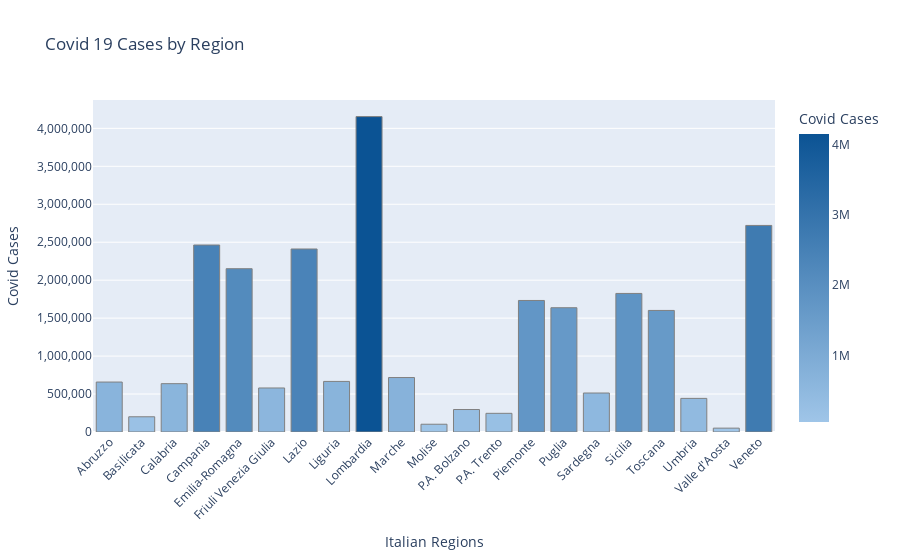

The code cell stored with this chart in its notebook:
### Code cell
# add data, set style, and figure size
fig = px.bar(df2, x='reg_name', y='total_cases', title='Covid 19 Cases by Region',
            # Change colors using color_discrete_sequence
            color='total_cases', color_continuous_scale=['#9FC5E8', '#0b5394'],
            # set labels names
            labels={'reg_name': 'Italian Regions', 'total_cases': 'Covid Cases'},
            # Change hover text with new list
            hover_data={'total_cases': ':.2f'})

# set marker line width and color
fig.update_traces(marker=dict(line=dict(width=1, color='Gray')))
# set marker angle and opacity
fig.update_layout(
    xaxis_tickangle=-45,
    yaxis_tickformat=',.0f',
    )
fig.show()

### Figure 1 — Plotly figure (JSON) as saved in the notebook; plotly's stock layout.template omitted (floating-point values rounded to 4 significant figures)
{"data": [{"alignmentgroup": "True", "hovertemplate": "Italian Regions=%{x}<br>Covid Cases=%{marker.color:.2f}<extra></extra>", "legendgroup": "", "marker": {"color": [658123, 200484, 636799, 2463300, 2151288, 579908, 2410793, 666306, 4154840, 717365, 102553, 295992, 246064, 1732871, 1637105, 513631, 1825465, 1601530, 442756, 50802, 2721233], "coloraxis": "coloraxis", "line": {"color": "Gray", "width": 1}, "pattern": {"shape": ""}}, "name": "", "offsetgroup": "", "orientation": "v", "showlegend": false, "textposition": "auto", "type": "bar", "x": ["Abruzzo", "Basilicata", "Calabria", "Campania", "Emilia-Romagna", "Friuli Venezia Giulia", "Lazio", "Liguria", "Lombardia", "Marche", "Molise", "P.A. Bolzano", "P.A. Trento", "Piemonte", "Puglia", "Sardegna", "Sicilia", "Toscana", "Umbria", "Valle d'Aosta", "Veneto"], "xaxis": "x", "y": [658123, 200484, 636799, 2463300, 2151288, 579908, 2410793, 666306, 4154840, 717365, 102553, 295992, 246064, 1732871, 1637105, 513631, 1825465, 1601530, 442756, 50802, 2721233], "yaxis": "y"}], "layout": {"barmode": "relative", "coloraxis": {"colorbar": {"title": {"text": "Covid Cases"}}, "colorscale": [[0, "#9FC5E8"], [1, "#0b5394"]]}, "legend": {"tracegroupgap": 0}, "title": {"text": "Covid 19 Cases by Region"}, "xaxis": {"anchor": "y", "domain": [0, 1], "tickangle": -45, "title": {"text": "Italian Regions"}}, "yaxis": {"anchor": "x", "domain": [0, 1], "tickformat": ",.0f", "title": {"text": "Covid Cases"}}}}
